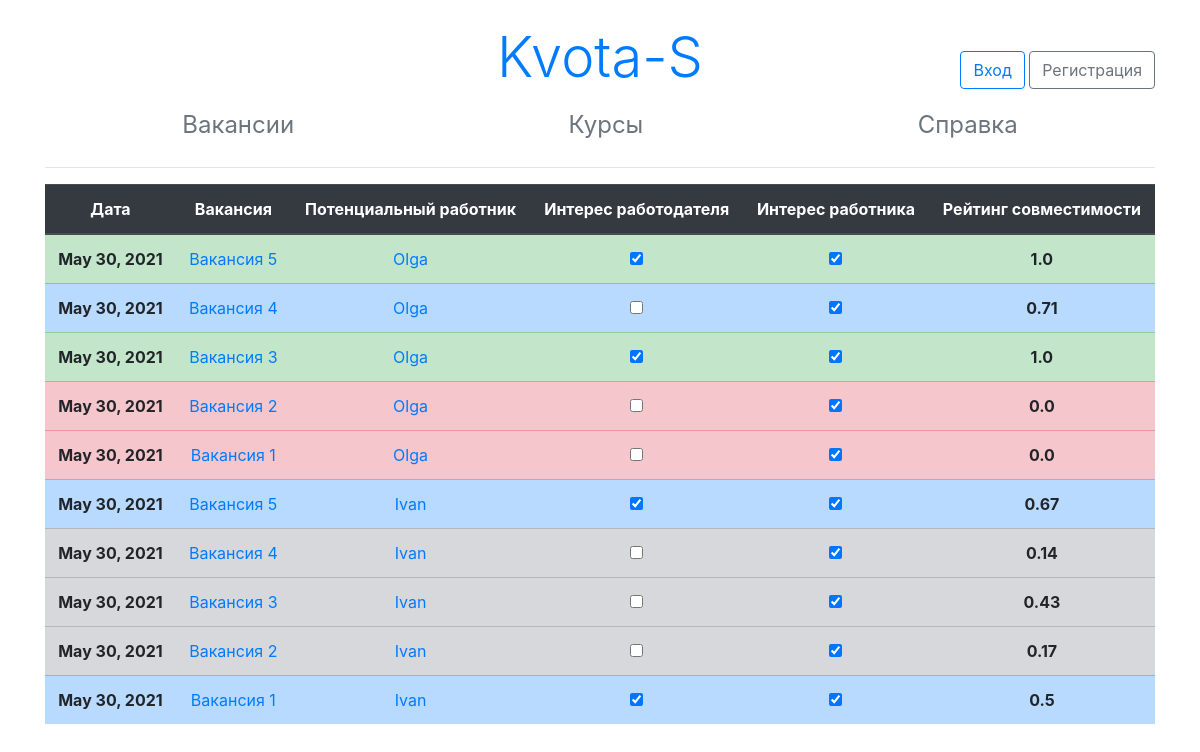
The page /data/ on the database as committed earlier.
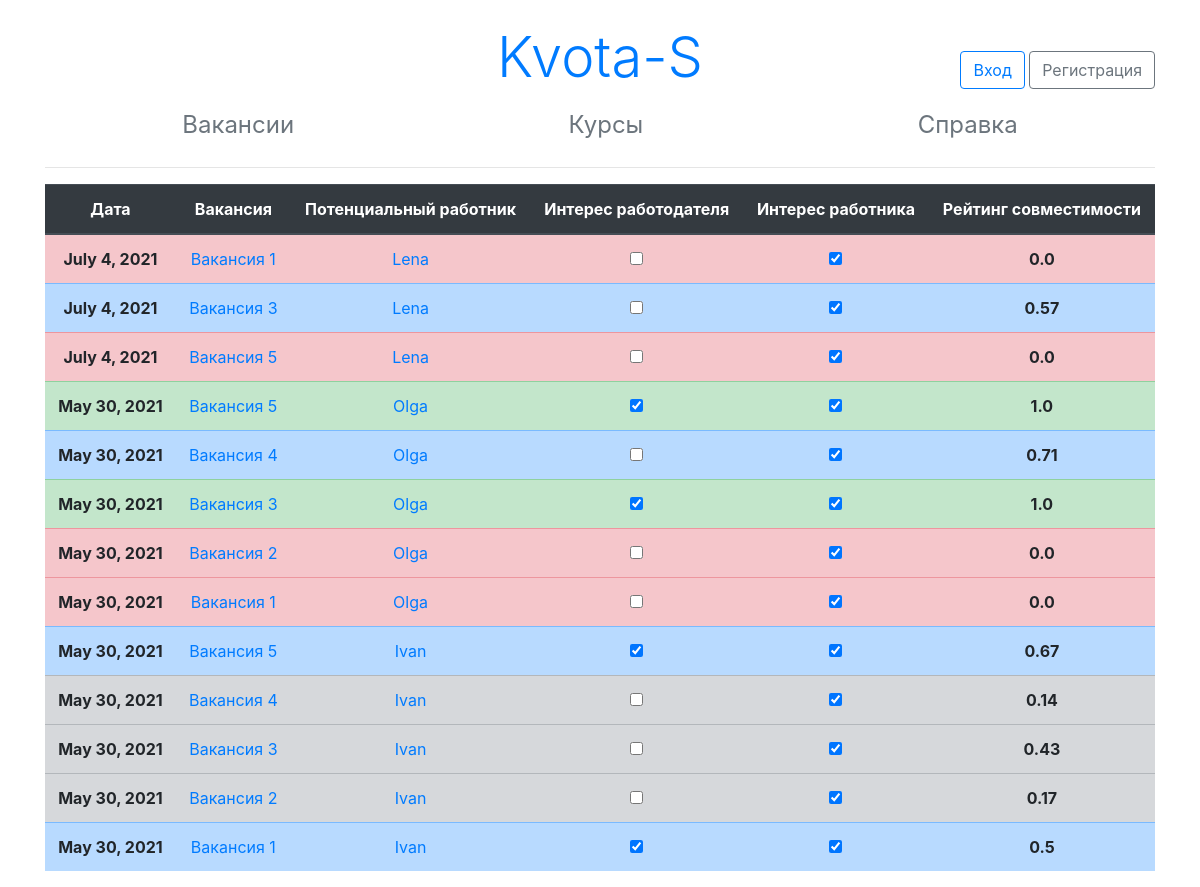
The same page on the database as committed later.
### vacancy/models.py (models this page shows)
class FavV(models.Model):
    date = models.DateField(auto_now_add=True)
    user = models.ForeignKey(User, on_delete = models.CASCADE)
    vacancy = models.ForeignKey(Vacancy, on_delete = models.CASCADE)
    V = models.BooleanField(default=False)
    U = models.BooleanField(default=False)
    rate = models.FloatField()
    note = models.CharField(max_length=50, blank=True)

class Vacancy(models.Model):
    user = models.ForeignKey(User, on_delete = models.CASCADE)
    date = models.DateField(auto_now_add=True)
    name = models.CharField(max_length=50)
    wage = models.PositiveIntegerField(default=0)
    description = models.TextField()
    education = models.CharField(max_length=100)
    mode = models.CharField(max_length=50)
    city = models.CharField(max_length=50, blank=True)
    street = models.CharField(max_length=50, blank=True)
    house = models.CharField(max_length=50, blank=True)
    apartment = models.CharField(max_length=10, blank=True)
    email = models.EmailField()
    phone = models.CharField(max_length=20)
    group = models.CharField(max_length=10, blank=True, default='')
    skills = MultiSelectField(choices=S_C, blank=True)
    limits = MultiSelectField(choices=L_C, blank=True)
    def vdata(self): return self.description+'!'+self.education+'!'+self.mode+'!'+str(self.group)+'!'+self.city+'!'+self.street+'!'+self.house+'!'+self.email+'!'+self.phone+'!'+self.user.username+'!'+str(self.user.id)+'!'+str(self.skills)+'!'+str(self.limits)+'!'+str(self.wage)+'!'+self.apartment

### vacancy/views.py (the view)
# urls.py: path('data/', vv.DataDemo, name = 'generated_data_demonstration'),
def DataDemo(request):
    data, recs = {}, FavV.objects.all()
    data['items'] = list(reversed(recs))
    data['vlabels'] = V_L
    return render(request, 'datadisplay.html', data)

### templates/datadisplay.html
{% extends "base.html" %}
{% block content %}
<table class="table">
  <thead class="thead-dark">
    <tr>
      <th scope="col">Дата</th>
      <th scope="col">Вакансия</th>
      <th scope="col">Потенциальный работник</th>
      <th scope="col">Интерес работодателя</th>
      <th scope="col">Интерес работника</th>
      <th scope="col">Рейтинг совместимости</th>
    </tr>
  </thead>
  {% for i in items %}
    {% if i.rate == 0 %}
      <tr class="table-danger">
    {% elif i.rate < 0.5 %}
      <tr class="table-secondary">
    {% elif i.rate < 0.75 %}
      <tr class="table-primary">
    {% else %}
      <tr class="table-success">
    {% endif %}
      <th scope="row">{{i.date}}</th>
      <td>
        <a data-id="{{i.vacancy.name}}!{{i.vacancy.date}}!{{i.vacancy.vdata}}"
        class="open-VacancyInfo" data-toggle="modal" data-target="#info_modal" href="#">{{i.vacancy.name}}</a>
      </td>
      <td><a href="/profile/{{i.user.id}}">{{i.user.username}}</a></td>
      {% if i.V %}
        <td><input type="checkbox" checked onclick="return false;"></td>
      {% else %}
        <td><input type="checkbox" onclick="return false;"></td>
      {% endif %}
      {% if i.U %}
        <td><input type="checkbox" checked onclick="return false;"></td>
      {% else %}
        <td><input type="checkbox" onclick="return false;"></td>
      {% endif %}
      <td><strong>{{i.rate}}</strong></td>
    </tr>
  {% empty %}
    Записей не найдено...
  {% endfor %}
</table>
{% endblock content %}

Rows that differ between the two databases and show on the page:
added FavV: date "July 4, 2021", vacancy.name "Вакансия 1", user.username "Lena", rate "0.0"
added FavV: date "July 4, 2021", vacancy.name "Вакансия 3", user.username "Lena", rate "0.57"
added FavV: date "July 4, 2021", vacancy.name "Вакансия 5", user.username "Lena", rate "0.0"
